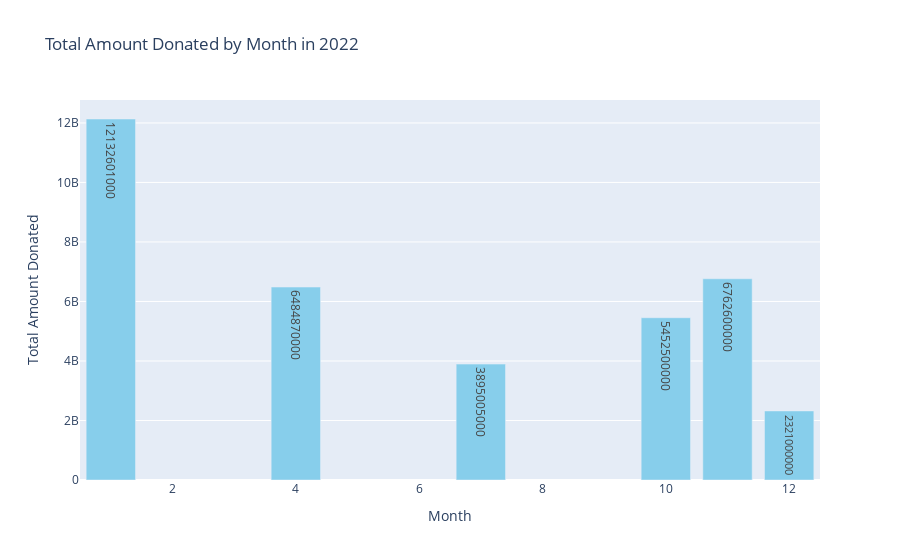

Notebook source saved alongside this figure:
### Code cell
amount_donated(2022)

### Figure 1 — Plotly figure (JSON) as saved in the notebook; plotly's stock layout.template omitted (floating-point values rounded to 4 significant figures)
{"data": [{"marker": {"color": "skyblue"}, "text": [12132601000, 6484870000, 3895005000, 5452500000, 6762600000, 2321000000], "textposition": "auto", "type": "bar", "x": [1, 4, 7, 10, 11, 12], "y": [12132601000, 6484870000, 3895005000, 5452500000, 6762600000, 2321000000]}], "layout": {"autosize": true, "bargap": 0.2, "showlegend": false, "title": {"text": "Total Amount Donated by Month in 2022"}, "xaxis": {"autorange": true, "range": [0.5, 12.5], "title": {"text": "Month"}, "type": "linear"}, "yaxis": {"autorange": true, "range": [0, 12770000000.0], "title": {"text": "Total Amount Donated"}, "type": "linear"}}}
